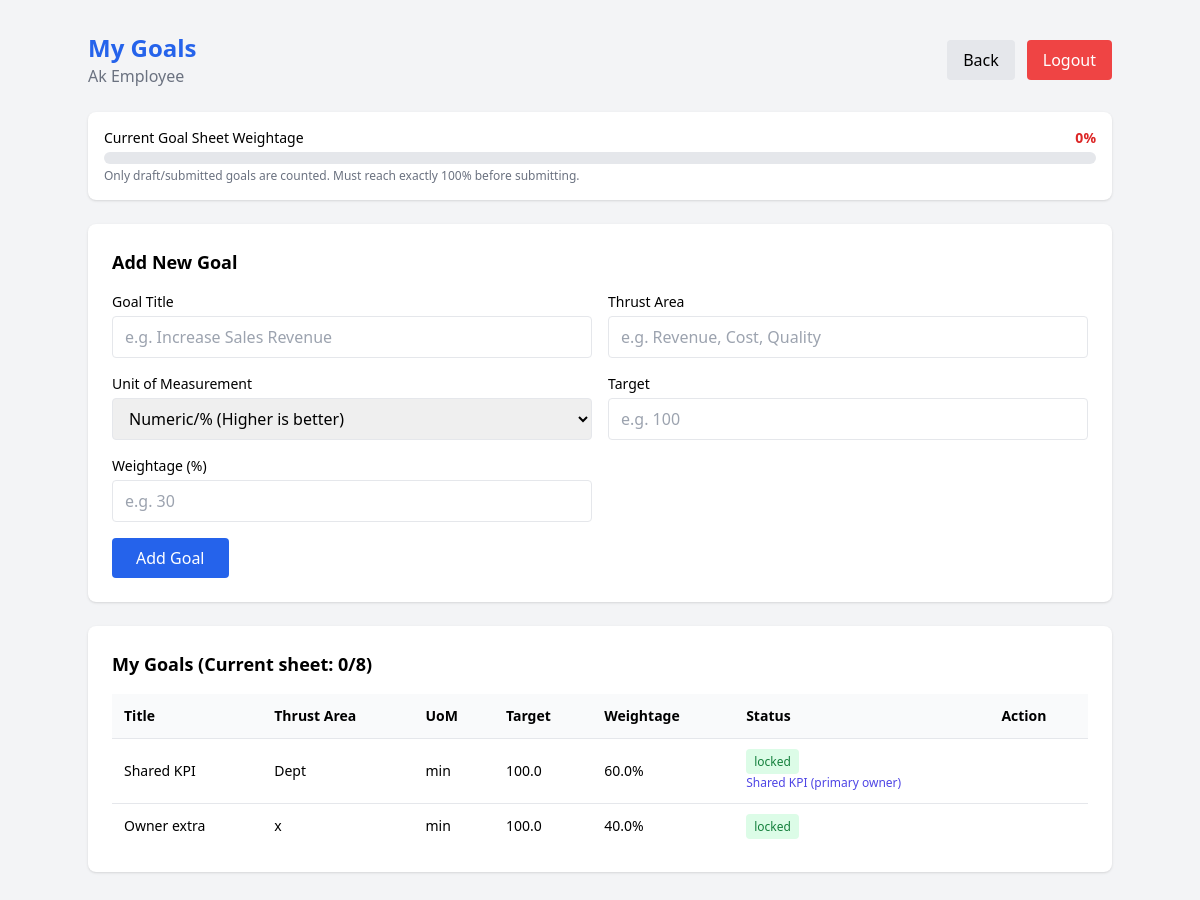
Page /employee/goals (signed in) on the earlier database version.
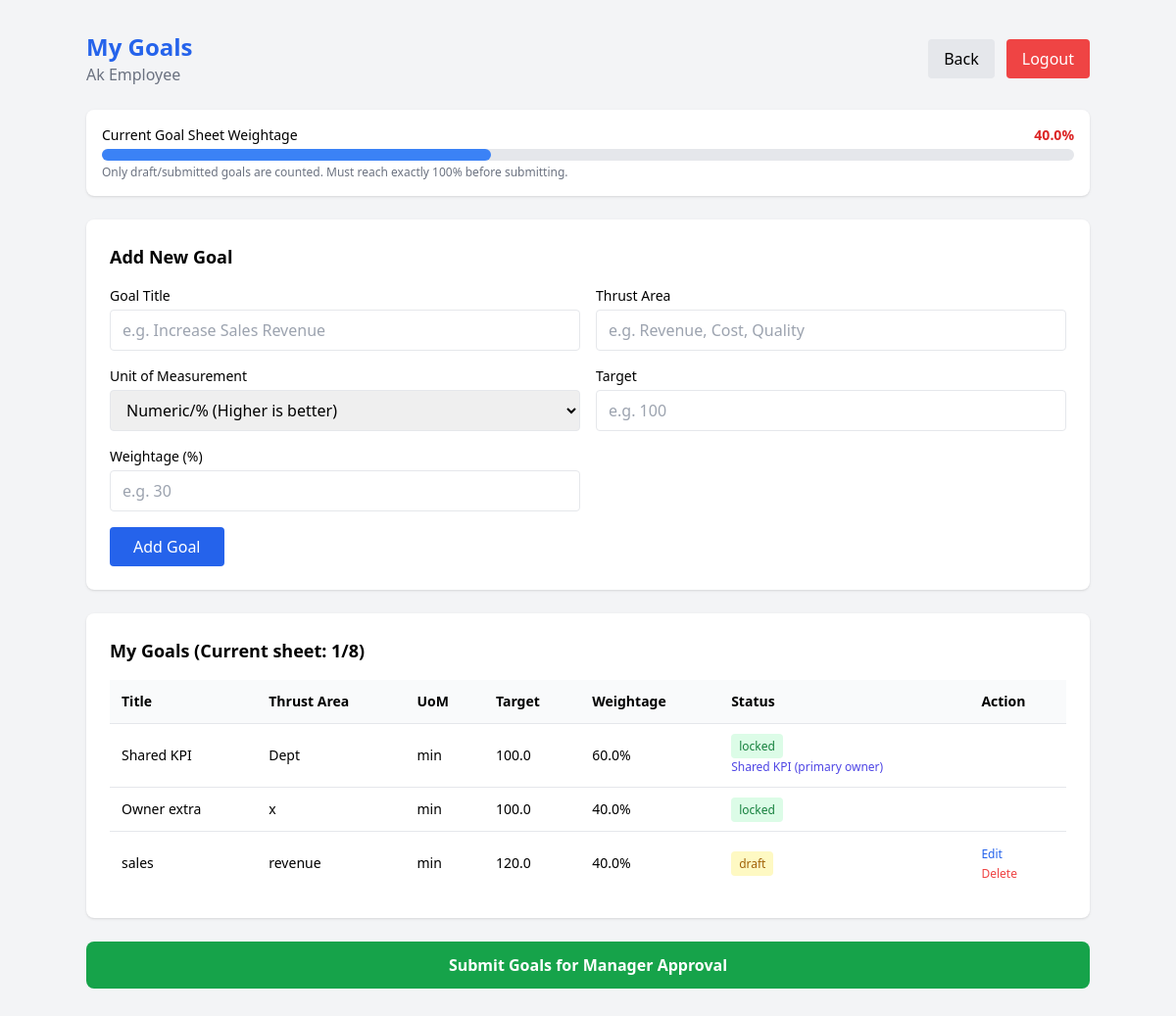
Same page on the later database version.
### app/models.py (models this page shows)
class Goal(Base):
    __tablename__ = "goals"
    id = Column(Integer, primary_key=True, index=True)
    employee_id = Column(Integer, ForeignKey("users.id"), nullable=False)
    title = Column(String, nullable=False)
    thrust_area = Column(String, nullable=False)
    uom_type = Column(String, nullable=False)  # min / max / zero / timeline
    target = Column(Float, nullable=False)
    weightage = Column(Float, nullable=False)
    status = Column(String, default="draft")  # draft / submitted / approved / locked
    is_shared = Column(Boolean, default=False)
    parent_goal_id = Column(Integer, ForeignKey("goals.id"), nullable=True)
    created_at = Column(DateTime, default=datetime.utcnow)
    employee = relationship("User", back_populates="goals")
    achievements = relationship("Achievement", back_populates="goal")
    audit_logs = relationship("AuditLog", back_populates="goal")

### app/routes/employee.py (the view)
@router.get("/goals")
def view_goals(request: Request, user=Depends(require_employee), db: Session = Depends(get_db)):
    edit_goal_id = request.query_params.get("edit_goal_id")
    edit_goal = int(edit_goal_id) if edit_goal_id and edit_goal_id.isdigit() else None
    return render_goals_page(request, user, db, edit_goal_id=edit_goal)

### app/templates/employee/goals.html (shortened to what the changed rows need)
<!DOCTYPE html>
<html>
<head>
    <script src="https://cdn.tailwindcss.com"></script>
</head>
<body class="bg-gray-100 p-8">
<div class="max-w-5xl mx-auto">
    <div class="flex justify-between items-center mb-6">
        <div>
            <h1 class="text-2xl font-bold text-blue-600">My Goals</h1>
        </div>
    </div>
    <div class="bg-white rounded-lg shadow p-4 mb-6">
        <div class="flex justify-between mb-1">
            <span class="text-sm font-medium">Current Goal Sheet Weightage</span>
            <span class="text-sm font-bold {% if active_total_weightage == 100 %}text-green-600{% else %}text-red-600{% endif %}">
                {{ active_total_weightage }}%
            </span>
        </div>
        <div class="w-full bg-gray-200 rounded-full h-3">
            <div class="h-3 rounded-full {% if active_total_weightage == 100 %}bg-green-500{% else %}bg-blue-500{% endif %}"
                 style="width: {{ [active_total_weightage, 100]|min }}%"></div>
        </div>
    </div>
    {% if can_add_goal %}
    <div class="bg-white rounded-lg shadow p-6 mb-6">
        <h2 class="text-lg font-semibold mb-4">
            {% if editable_goal %}Edit Goal{% else %}Add New Goal{% endif %}
        </h2>
    </div>
    {% endif %}
    <div class="bg-white rounded-lg shadow p-6 mb-6">
        <h2 class="text-lg font-semibold mb-4">My Goals (Current sheet: {{ active_goals_count }}/8)</h2>
        {% if goals %}
        <table class="w-full text-sm">
            <thead>
                <tr class="bg-gray-50 text-left">
                    <th class="p-3">Title</th>
                    <th class="p-3">Thrust Area</th>
                    <th class="p-3">UoM</th>
                    <th class="p-3">Target</th>
                    <th class="p-3">Weightage</th>
                    <th class="p-3">Status</th>
                    <th class="p-3">Action</th>
                </tr>
            </thead>
            <tbody>
                {% for goal in goals %}
                <tr class="border-t">
                    <td class="p-3">{{ goal.title }}</td>
                    <td class="p-3">{{ goal.thrust_area }}</td>
                    <td class="p-3">{{ goal.uom_type }}</td>
                    <td class="p-3">
                        {{ goal.target }}
                    </td>
                    <td class="p-3">
                        {% if goal.is_shared and goal.parent_goal_id and goal.status == 'draft' and goal_setting_open %}
                        <form method="POST" action="/employee/goals/shared-weightage/{{ goal.id }}" class="flex items-center gap-2">
                            <input type="number" name="weightage" value="{{ goal.weightage }}" min="10" max="100" step="0.1"
                                class="w-20 border rounded px-2 py-1 text-xs">
                            <button type="submit" class="text-xs bg-blue-600 text-white px-2 py-1 rounded">Update</button>
                        </form>
                        {% elif goal.is_shared and goal.parent_goal_id and goal.status == 'draft' and not goal_setting_open %}
                        <div>
                            {{ goal.weightage }}%
                            <p class="text-xs text-gray-500">Editable in goal-setting window (May-June)</p>
                        </div>
                        {% elif goal.is_shared and goal.parent_goal_id and goal.status != 'draft' %}
                        <div>
                            {{ goal.weightage }}%
                            <p class="text-xs text-gray-500">Editable only while this shared recipient goal is in Draft.</p>
                        </div>
                        {% else %}
                        {{ goal.weightage }}%
                        {% endif %}
                    </td>
                    <td class="p-3">
                        <span class="px-2 py-1 rounded text-xs font-medium
                            {% if goal.status == 'draft' %}bg-yellow-100 text-yellow-700
                            {% elif goal.status == 'submitted' %}bg-blue-100 text-blue-700
                            {% elif goal.status == 'locked' %}bg-green-100 text-green-700
                            {% endif %}">
                            {{ goal.status }}
                        </span>
                        {% if goal.is_shared %}
                        <p class="text-xs text-indigo-600 mt-1">
                            Shared KPI{% if goal.parent_goal_id %} (recipient){% else %} (primary owner){% endif %}
                        </p>
                        {% endif %}
                    </td>
                    <td class="p-3">
                        {% if goal.status == 'draft' and goal_setting_open and not (goal.is_shared and goal.parent_goal_id) %}
                        <a href="/employee/goals?edit_goal_id={{ goal.id }}" class="text-blue-600 hover:underline text-xs mr-2">Edit</a>
                        {% endif %}
                        {% if goal.status == 'draft' and not goal.is_shared and goal_setting_open %}
                        <form method="POST" action="/employee/goals/delete/{{ goal.id }}">
                            <button type="submit" class="text-red-500 hover:underline text-xs">Delete</button>
                        </form>
                        {% endif %}
                    </td>
                </tr>
                {% endfor %}
            </tbody>
        </table>
        {% else %}
        <p class="text-gray-500 text-center py-4">No goals yet. Add your first goal above.</p>
        {% endif %}
    </div>
    {% if has_draft_goals and goal_setting_open %}
<form method="POST" action="/employee/goals/submit">
    {% if rework_feedback %}
    <div class="bg-orange-50 border border-orange-200 rounded-lg p-4 mb-3">
        <label class="flex items-start gap-3 cursor-pointer">
            <input type="checkbox" name="acknowledged" value="yes"
                class="mt-1"
                id="ack-checkbox"
                onchange="toggleSubmitButton()">
            <span class="text-sm text-orange-700">
                I have read the manager's feedback and made the necessary changes before resubmitting.
            </span>
        </label>
    </div>
    <button type="submit" id="submit-btn" disabled
        class="w-full bg-gray-300 text-gray-500 py-3 rounded-lg font-semibold cursor-not-allowed">
        Submit Goals for Manager Approval
    </button>
    {% else %}
    <button type="submit" id="submit-btn"
        class="w-full bg-green-600 text-white py-3 rounded-lg font-semibold hover:bg-green-700">
        Submit Goals for Manager Approval
    </button>
    {% endif %}
</form>
{% endif %}
</div>
</body>
</html>

Differences in the rows shown:
added Goal: title "sales", thrust_area "revenue", uom_type "min", target "120.0", weightage "40.0", status "draft"
Other differences:
{{ active_total_weightage }}: "0" → "40.0"
{{ active_goals_count }}: "0" → "1"
text now shown: "Submit Goals for Manager Approval"
